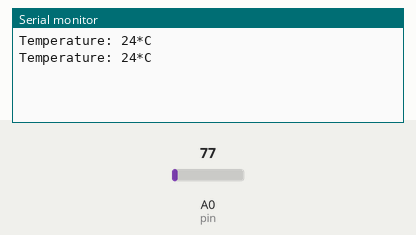
This sketch was run on a simulated ESP8266 (NodeMCU). Shown: the last lines printed to the serial monitor. The test bench sets the inputs (shaded band); at power-on: A0 (pin) = 77. WiFi joins after 1.5 s; servers stay silent unless stated.

Above: at 2.2 s.
2.3 s: A0 (pin) set to 92
At 3.2 s:
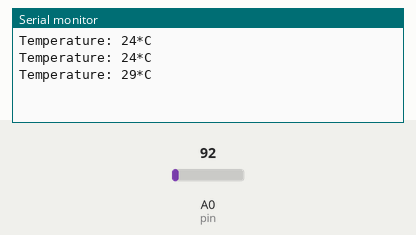
4.2 s: A0 (pin) set to 107
At 5.3 s:
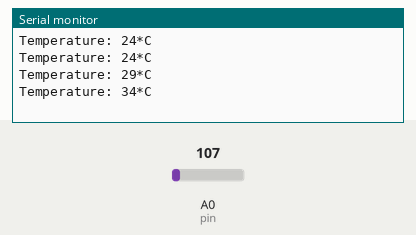
Timing chart, 0 to 7.2 s (numbered marks = the images above; inputs shaded):
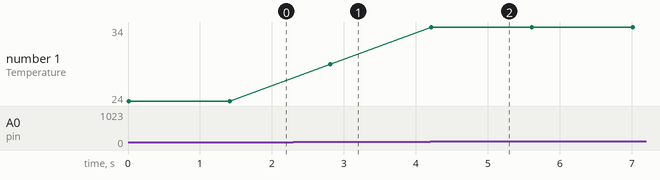

Measured:
- after the input at 2.3 s, the serial monitor: prints a new line after 0.51 s (image 1)
- after the input at 4.2 s, the serial monitor: prints a new line at once (image 2)
- plotted number 1: 24 → 29 after the input at 2.3 s, 29 → 34 after the input at 4.2 s

The sketch:

ThingSpeak_NodeMCU_ESP8266.ino
```cpp
#include <ESP8266WiFi.h>;
#include <WiFiClient.h>;
#include <ThingSpeak.h>;

const char* ssid = "binaryupdates.com";   // Your Network SSID
const char* password = "@visitus@";       // Your Network Password

int val;
int pin = A0; // LM35 Pin Connected at A0 Pin

WiFiClient client;

unsigned long myChannelNumber = 1528049; //Your Channel Number (Without Brackets)
const char * myWriteAPIKey = "NRTFY67A6USAY6JP"; //Your Write API Key

void setup()
{
  Serial.begin(9600);
  delay(10);
  // Connect to WiFi network
  WiFi.begin(ssid, password);
  ThingSpeak.begin(client);
}

void loop()
{
  val = analogRead(pin)*0.322265; // Read Analog values and Store in val variable
  Serial.print("Temperature: ");
  Serial.print(val);                 // Print on Serial Monitor
  Serial.println("*C");
  delay(1000);
  ThingSpeak.writeField(myChannelNumber, 1,val, myWriteAPIKey); //Update in ThingSpeak
  delay(100);
}
```
